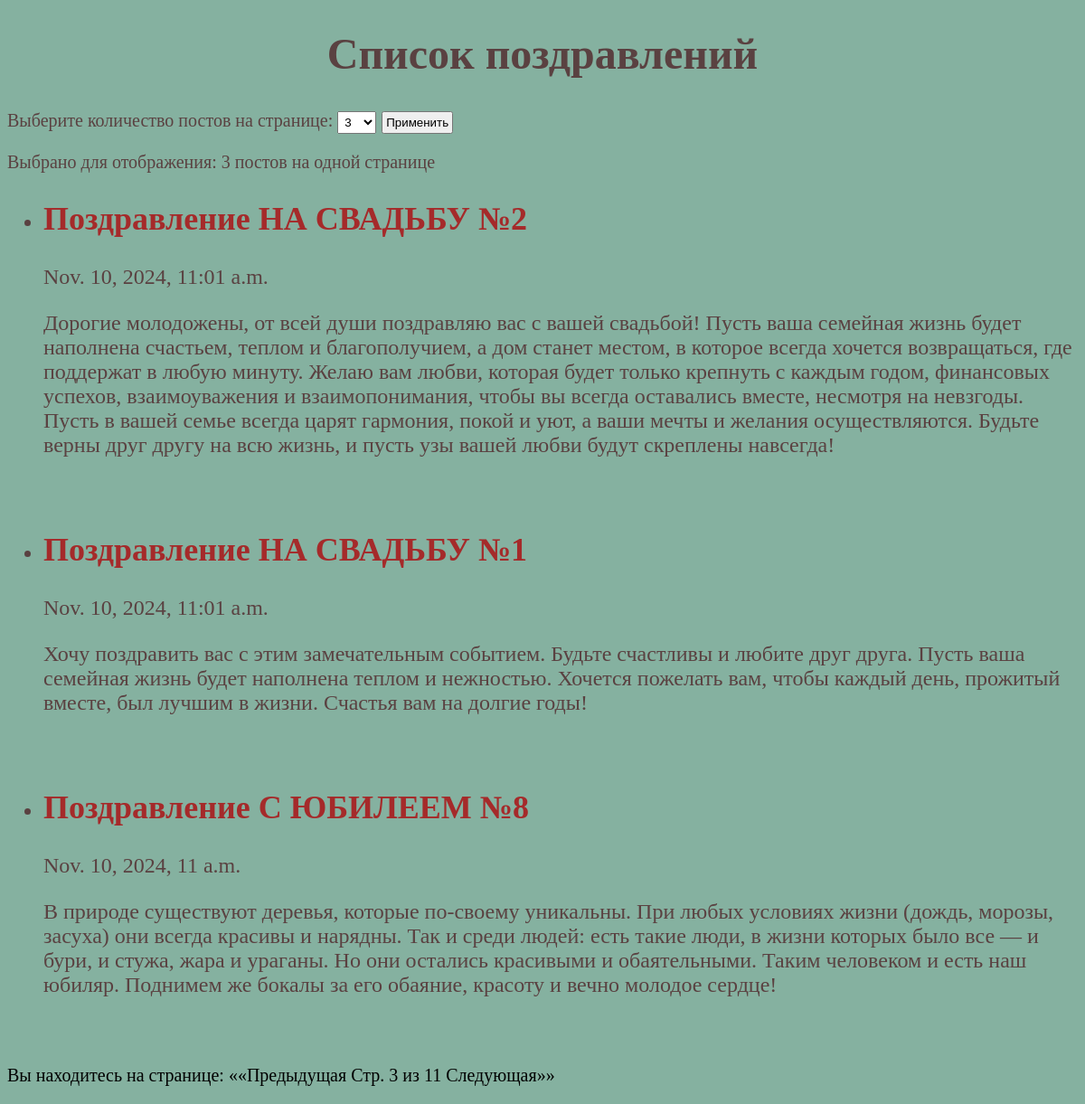
/?page=3&posts_per_page=3, run on the app's committed database.
### djangoApp5/models.py (models this page shows, shortened)
class Post(models.Model):
    title = models.CharField(max_length=50)
    content = models.TextField()
    created_at = models.DateTimeField(auto_now_add=True)    # дата и время заполнится автоматически

### djangoApp5/views.py (the view)
# urls.py: path('', output_posts_on_page),
def output_posts_on_page(request):
    posts = Post.objects.all().order_by('-created_at')    # получили все объекты в отсортированном порядке от последнего
    posts_per_page = request.GET.get('posts_per_page')    # количество постов на странице, переданное пользователем
    if not posts_per_page:
        posts_per_page = 3    # количество постов на странице по умолчанию
    paginator = Paginator(posts, posts_per_page)    # укажем количество объектов на странице
    page_number = request.GET.get('page')    # получаем текущую страницу(номер) пользователя
    try:
        page_posts = paginator.get_page(page_number)  # к объекту paginator применяем метод get_page с текущей страницей
    except PageNotAnInteger:
        page_posts = paginator.page(1)
    except EmptyPage:
        page_posts = paginator.page(paginator.num_pages)
    return render(request, 'output_posts_on_page.html',
                  {'page_posts': page_posts, 'posts_per_page': posts_per_page})

### templates/output_posts_on_page.html (shortened to what this page needs)
{% load static %}
<!DOCTYPE html>
<html lang="en">
<head>
    <link rel="stylesheet" type="text/css" href = '{% static "style.css" %}'>
</head>
<body>
    {% block content %}
        <h1 class="h1">Список поздравлений</h1>
        <form action="." method="get">
            <label style="font-size: 20px;">Выберите количество постов на странице: </label>
            <select name="posts_per_page" style="padding: 3px;">
                <option>3</option>
            </select>
            <button type="submit" style="padding: 3px;">Применить</button>
        </form>
        <p style="font-size: 20px;">Выбрано для отображения: {{ posts_per_page }} постов на одной странице</p>
        <ul>
            {% for post in page_posts %}
                <li>
                    <h2 class="h2">{{ post.title }}</h2>
                    <p>{{ post.created_at }}</p>
                    <p>{{ post.content }}</p>
                    <br>
                </li>
            {% empty %}
                <p>Нет постов.</p>
            {% endfor %}
        </ul>
        <div class="pagination">
            <p>
                Вы находитесь на странице:
                {% if page_posts.has_previous %}
                    <a href="?page={{ page_posts.previous_page_number }}&posts_per_page={{ posts_per_page }}" class="href-pag">
                        &laquo;&laquo;Предыдущая
                    </a>
                {% endif %}
                Стр. {{ page_posts.number }} из {{ page_posts.paginator.num_pages }}
                {% if page_posts.has_next %}
                    <a href="?page={{ page_posts.next_page_number }}&posts_per_page={{ posts_per_page }}" class="href-pag">
                        Следующая&raquo;&raquo;
                    </a>
                {% endif %}
            </p>
        </div>
    {% endblock %}
</body>
</html>

### static/style.css (style rules this page uses)
body { background-color: #85b1a0; color: #5a4141; font-size: 24px; }
h1 { text-align: center; }
h2 { color: brown; }
.pagination { font-size: 20px; color: black; }
.href-pag { font-size: 20px; color: black; text-decoration: none; }

### data on the page
Post: title "Поздравление НА СВАДЬБУ №2", created_at "Nov. 10, 2024, 11:01 a.m.", content "Дорогие молодожены, от всей души поздравляю вас с вашей свадьбой! Пусть ваша семейная жизнь будет наполнена счастьем, теплом и благополучием, а дом станет местом, в которое всегда хочется возвращаться, где поддержат в любую минуту. Желаю вам любви, которая будет только крепнуть с каждым годом, финансовых успехов, взаимоуважения и взаимопонимания, чтобы вы всегда оставались вместе, несмотря на невзгоды. Пусть в вашей семье всегда царят гармония, покой и уют, а ваши мечты и желания осуществляются. Будьте верны друг другу на всю жизнь, и пусть узы вашей любви будут скреплены навсегда!"
Post: title "Поздравление НА СВАДЬБУ №1", created_at "Nov. 10, 2024, 11:01 a.m.", content "Хочу поздравить вас с этим замечательным событием. Будьте счастливы и любите друг друга. Пусть ваша семейная жизнь будет наполнена теплом и нежностью. Хочется пожелать вам, чтобы каждый день, прожитый вместе, был лучшим в жизни. Счастья вам на долгие годы!"
Post: title "Поздравление С ЮБИЛЕЕМ №8", created_at "Nov. 10, 2024, 11 a.m.", content "В природе существуют деревья, которые по-своему уникальны. При любых условиях жизни (дождь, морозы, засуха) они всегда красивы и нарядны. Так и среди людей: есть такие люди, в жизни которых было все — и бури, и стужа, жара и ураганы. Но они остались красивыми и обаятельными. Таким человеком и есть наш юбиляр. Поднимем же бокалы за его обаяние, красоту и вечно молодое сердце!"

### other printed values
{{ posts_per_page }} "3"
{{ page_posts.number }} "3"
{{ page_posts.paginator.num_pages }} "11"
